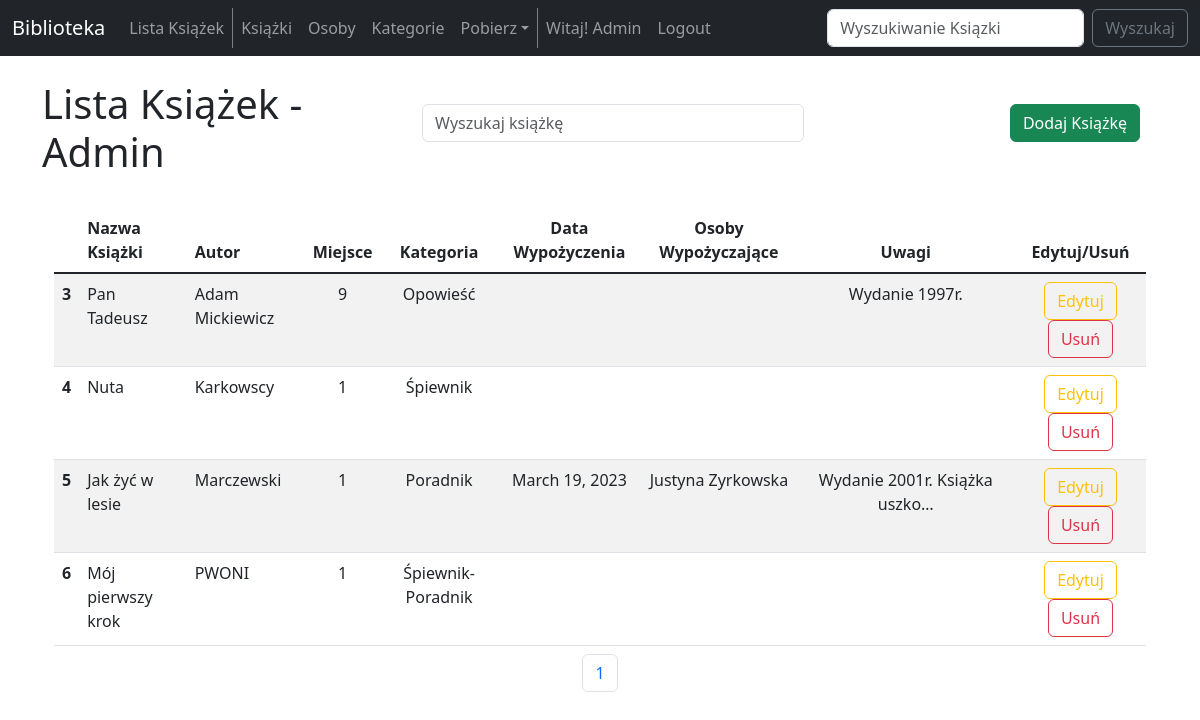
Page /admin_book_list/?page=4 (signed in) on the earlier database version.
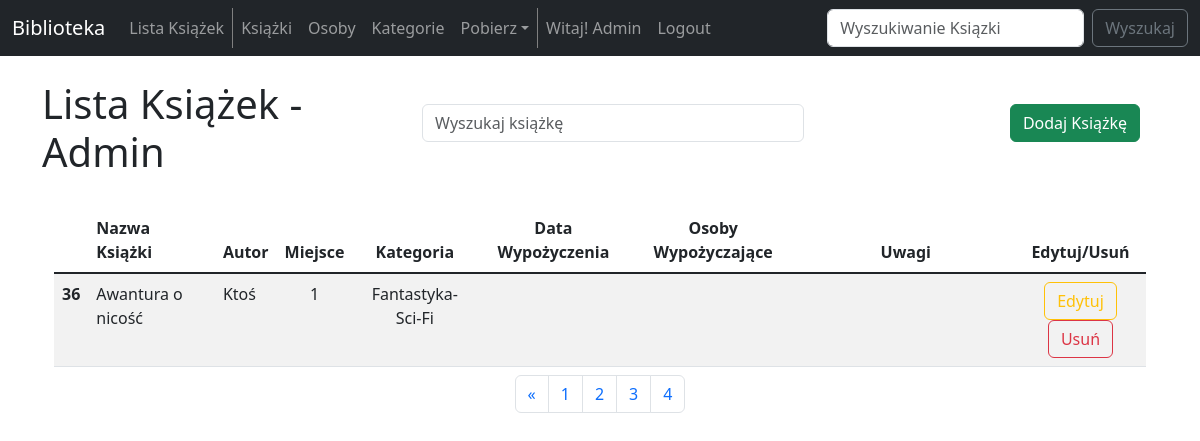
Same page on the later database version.
### biblioteka_app/models.py (models this page shows, shortened)
class ListBook(models.Model):
    title = models.CharField(max_length=200)
    author = models.CharField(max_length=100)
    location = models.CharField(max_length=50)
    category = models.ManyToManyField(ListBookCategory)
    borrow_date = models.DateField(null=True, blank=True)
    borrower = models.ForeignKey(ListPeople, on_delete=models.SET_NULL, max_length=100, null=True, blank=True)
    notes = models.TextField(null=True, blank=True)

class ListBookCategory(models.Model):
    name = models.CharField(max_length=100)
    def __str__(self):
        return self.name

class ListPeople(models.Model):
    first_name = models.CharField(max_length=100)
    last_name = models.CharField(max_length=200)
    note = models.CharField(max_length=200, null=True, blank=True)
    contact = models.CharField(max_length=200)
    def __str__(self):
        return self.first_name + ' ' + self.last_name

### biblioteka_app/views.py (the view)
# urls.py: path('admin_book_list/', views.admin_book_list, name='admin-books-list'),
def admin_book_list(request):
    admin_books = ListBook.objects.all()
    p = Paginator(admin_books, 10)
    page = request.GET.get('page')
    list_book = p.get_page(page)
    nums = "a" * list_book.paginator.num_pages
    if request.method == "POST":
        form = ListBookForm(request.POST)
        if form.is_valid():
            form.save()
            messages.success(request, ("Książka została dodana do spisu"))
            return redirect('admin-books-list')
    else:
        form = ListBookForm
    return render(request, 'admin_books_list.html',
                {
                    'books': admin_books,
                    'form': form,
                    'list_book': list_book,
                    'nums': nums,
                })

### biblioteka_app/templates/admin_books_list.html (shortened to what the changed rows need)
{% extends 'base.html' %}
{% block content %}
    {% if user.is_authenticated %}
        <div class="row">
            <div class="col-4">
                <h1>
                    Lista Książek - Admin
                </h1>
            </div>
        </div>
        <br/>
        <div class="container text-center">
            <div class="row">
                <div class="col-12">
                    {% if books %}
                        <table class="table table-striped">
                            <thead>
                                <th scope="col"></th>
                                <th scope="col" class="text-start">Nazwa Książki</th>
                                <th scope="col" class="text-start">Autor</th>
                                <th scope="col">Miejsce</th>
                                <th scope="col">Kategoria</th>
                                <th scope="col">Data Wypożyczenia</th>
                                <th scope="col">Osoby Wypożyczające</th>
                                <th scope="col" width="20%">Uwagi</th>
                                <th scope="col" class="text-center" width="12%">Edytuj/Usuń</th>
                            </thead>
                            <tbody class="table-group-divider">
                                {% for book in list_book %}
                                    <tr>
                                        <th scope="row">{{ book.id }}</th>
                                        <td class="text-start">{{ book.title }}</td>
                                        <td class="text-start">{{ book.author }}</td>
                                        <td>{{ book.location }}</td>
                                        <td>{{ book.category.all|join:'-' }}</td>
                                        <td>
                                            {% if book.borrow_date %}
                                                {{ book.borrow_date }}
                                            {% endif %}
                                        </td>
                                        <td>
                                            {% if book.borrower %}
                                                {{ book.borrower}}
                                            {% endif %}
                                        </td>
                                        <td>{{ book.notes|truncatechars:30 }}</td>
                                        <td class="text-center">
                                            <a href="{% url 'update-book' book.id %}" class="btn btn-outline-warning" type="button">Edytuj</a>
                                            <button type="button" class="btn btn-outline-danger" data-bs-toggle="modal" data-bs-target="#bookDelete_{{book.id}}">
                                                Usuń
                                            </button>
                                        </td>
                                    </tr>
                                {% endfor %}
                            </tbody>
                            <caption>
                                <nav aria-label="Page navigation example">
                                    <ul class="pagination justify-content-center">
                                        {% if list_book.has_previous %}
                                            <li class="page-item">
                                                <a class="page-link" href="?page=1">&laquo</a>
                                            </li>
                                        {% endif %}
                                        {% for i in nums %}
                                            <li class="page-item">
                                                <a class="page-link" href="?page={{ forloop.counter }}">{{ forloop.counter }}</a>
                                            </li>
                                        {% endfor %}
                                    </ul>
                                </nav>
                            </caption>
                        </table>
                    {% else %}
                        <p> Brak książek na liście. </p>
                    {% endif %}
                </div>
            </div>
        </div>
    {% else %}
        <h3>
            Wybacz, ale musisz być zalogowany/a, aby wejść na tą stronę.
        </h3>
        <a href="{% url 'login' %}">Zaloguj się</a>
    {% endif %}
{% endblock  %}

Differences in the rows shown:
no longer on this page (row edited): ListBook: id "3", title "Pan Tadeusz", author "Adam Mickiewicz", location "9", category.all "Opowieść", notes "Wydanie 1997r."
no longer on this page (row unchanged): ListBook: id "4", title "Nuta", author "Karkowscy", location "1", category.all "Śpiewnik"
no longer on this page (row edited): ListBook: id "5", title "Jak żyć w lesie", author "Marczewski", location "1", category.all "Poradnik", borrow_date "March 19, 2023", borrower "Justyna Zyrkowska", notes "Wydanie 2001r. Książka uszko…"
no longer on this page (row unchanged): ListBook: id "6", title "Mój pierwszy krok", author "PWONI", location "1", category.all "Śpiewnik-Poradnik"
added ListBook: id "36", title "Awantura o nicość", author "Ktoś", location "1", category.all "Fantastyka-Sci-Fi"
Other differences:
new list line: "2"
new list line: "3"
new list line: "4"
